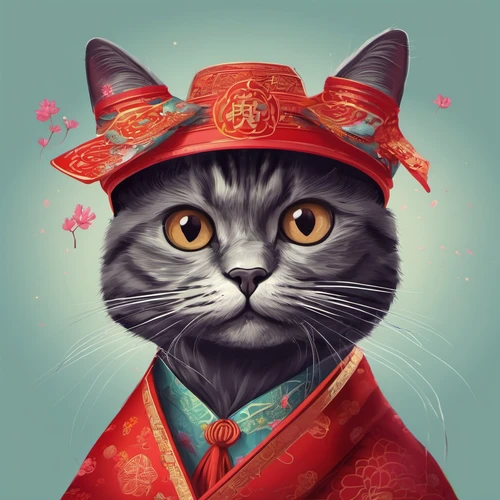
#> input picture Assignment4/sample_image.webp, 500 x 500 px
$ python Assignment4.py
#> lines starting #> are read from the running program, lines starting #| are printed output that depends on the picture
import cv2
import numpy as np
import matplotlib.pyplot as plt

def histogram_matching(image, reference_image):
    hist_image = cv2.calcHist([image], [0], None, [256], [0, 256])
    hist_ref = cv2.calcHist([reference_image], [0], None, [256], [0, 256])
    hist_image = hist_image.ravel()
    hist_ref = hist_ref.ravel()

    cdf_image = hist_image.cumsum()
    cdf_ref = hist_ref.cumsum()
    cdf_image_normalized = cdf_image / cdf_image[-1]
    cdf_ref_normalized = cdf_ref / cdf_ref[-1]

    lookup_table = np.interp(cdf_image_normalized, cdf_ref_normalized, np.arange(256))
    lookup_table = np.floor(lookup_table).astype(np.uint8)

    matched_image = lookup_table[image]

    plt.figure(figsize=(12, 6))
    plt.subplot(1, 2, 1)
    plt.hist(image.ravel(), bins=256, range=[0, 256], color='black')
    plt.title('Histogram of Original Image')
    plt.subplot(1, 2, 2)
    plt.hist(matched_image.ravel(), bins=256, range=[0, 256], color='black')
    plt.title('Histogram of Matched Image')
    plt.show()

    return matched_image

if __name__ == "__main__":
    image = cv2.imread('sample_image.webp', cv2.IMREAD_GRAYSCALE)
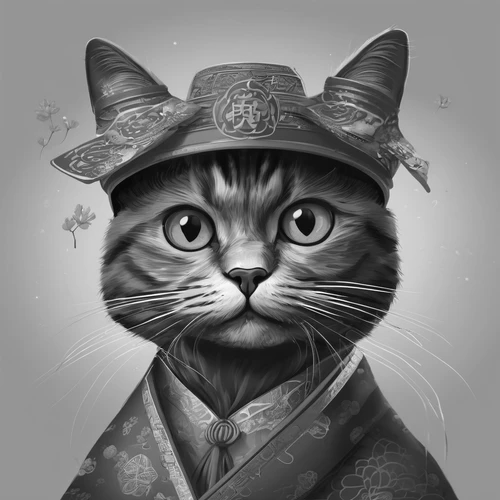
#> image: shape (500, 500); min 4, max 255, mean 122.6
    reference_image = cv2.imread('sample_image1.jpeg', cv2.IMREAD_GRAYSCALE)
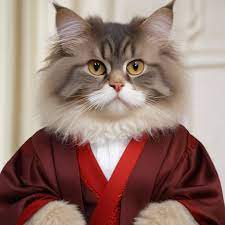
#> input picture Assignment4/sample_image1.jpeg, 225 x 225 px
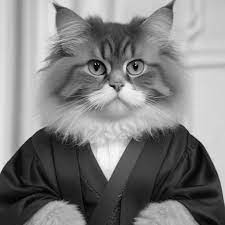
#> reference_image: shape (225, 225); min 0, max 255, mean 128.9

    matched_image = histogram_matching(image, reference_image)
#> in histogram_matching, `hist_image = cv2.calcHist([image], [0], None, [256], [0, 256])`: hist_image = 256 values, max 32024 at index 149, min 0 at index 0, mean 976.6
#> in histogram_matching, `hist_ref = cv2.calcHist([reference_image], [0], None, [256], [0, 256])`: hist_ref = 256 values, max 736 at index 212, min 0 at index 254, mean 197.8
#> in histogram_matching, `cdf_image = hist_image.cumsum()`: cdf_image = 256 values from 0 to 250000
#> in histogram_matching, `cdf_ref = hist_ref.cumsum()`: cdf_ref = 256 values from 35 to 50625
#> in histogram_matching, `cdf_image_normalized = cdf_image / cdf_image[-1]`: cdf_image_normalized = 256 values from 0 to 1
#> in histogram_matching, `cdf_ref_normalized = cdf_ref / cdf_ref[-1]`: cdf_ref_normalized = 256 values from 0.000691 to 1
#> in histogram_matching, `lookup_table = np.interp(cdf_image_normalized, cdf_ref_normalized, np...`: lookup_table = 256 values from 0 to 255
#> in histogram_matching, `matched_image = lookup_table[image]`:
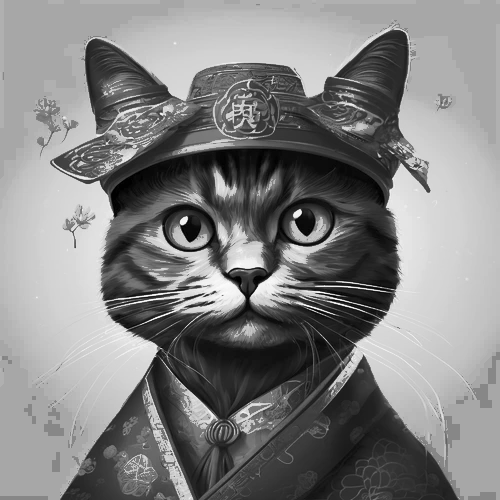
#> matched_image: shape (500, 500); min 0, max 255, mean 130.5
#> in histogram_matching, `plt.show()`:
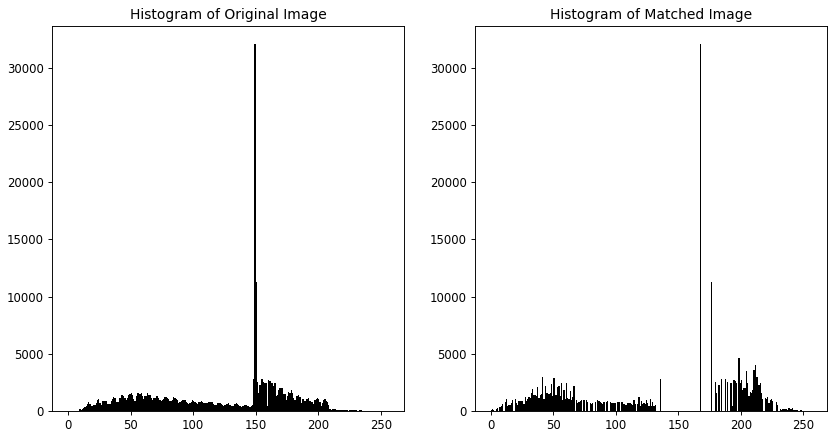
#> figure drawn by matplotlib, 2 panels; panel 1: tallest bar 32024 high, from x = 149 to 150; panel 2: tallest bar 32024 high, from x = 167 to 168
